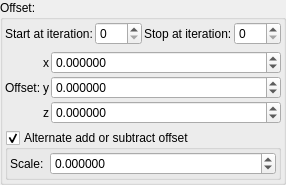
    <widget class="QGroupBox" name="groupBox_4">
     <property name="title">
      <string>Offset:</string>
     </property>
     <layout class="QVBoxLayout" name="verticalLayout_7">
      <property name="leftMargin">
       <number>2</number>
      </property>
      <property name="topMargin">
       <number>2</number>
      </property>
      <property name="rightMargin">
       <number>2</number>
      </property>
      <property name="bottomMargin">
       <number>2</number>
      </property>
      <item>
       <layout class="QGridLayout" name="gridLayout_83">
        <property name="spacing">
         <number>2</number>
        </property>
        <item row="2" column="3">
         <widget class="QLabel" name="label_53">
          <property name="text">
           <string>Stop at iteration:</string>
          </property>
         </widget>
        </item>
        <item row="2" column="4">
         <widget class="MySpinBox" name="spinboxInt_transf_stop_iterations_B">
          <property name="sizePolicy">
           <sizepolicy hsizetype="Preferred" vsizetype="Maximum">
            <horstretch>0</horstretch>
            <verstretch>0</verstretch>
           </sizepolicy>
          </property>
          <property name="maximum">
           <number>999</number>
          </property>
         </widget>
        </item>
        <item row="2" column="2">
         <widget class="MySpinBox" name="spinboxInt_transf_start_iterations_B">
          <property name="sizePolicy">
           <sizepolicy hsizetype="Minimum" vsizetype="Maximum">
            <horstretch>0</horstretch>
            <verstretch>0</verstretch>
           </sizepolicy>
          </property>
          <property name="minimum">
           <number>0</number>
          </property>
          <property name="maximum">
           <number>999</number>
          </property>
          <property name="value">
           <number>0</number>
          </property>
         </widget>
        </item>
        <item row="2" column="1">
         <widget class="QLabel" name="label_73">
          <property name="text">
           <string>Start at iteration:</string>
          </property>
         </widget>
        </item>
       </layout>
      </item>
      <item>
       <layout class="QGridLayout" name="gridLayout_63" columnstretch="0,0,0,1">
        <property name="spacing">
         <number>2</number>
        </property>
        <item row="2" column="1">
         <widget class="QLabel" name="label_255">
          <property name="text">
           <string>Offset:</string>
          </property>
         </widget>
        </item>
        <item row="3" column="3">
         <widget class="MyDoubleSpinBox" name="spinbox3_transf_addition_constant_z">
          <property name="sizePolicy">
           <sizepolicy hsizetype="Minimum" vsizetype="Maximum">
            <horstretch>0</horstretch>
            <verstretch>0</verstretch>
           </sizepolicy>
          </property>
          <property name="prefix">
           <string/>
          </property>
          <property name="suffix">
           <string/>
          </property>
          <property name="decimals">
           <number>6</number>
          </property>
          <property name="minimum">
           <double>-99.989999999999995</double>
          </property>
          <property name="maximum">
           <double>99.989999999999995</double>
          </property>
          <property name="singleStep">
           <double>0.100000000000000</double>
          </property>
         </widget>
        </item>
        <item row="1" column="2">
         <widget class="QLabel" name="label_117">
          <property name="text">
           <string notr="true">x</string>
          </property>
         </widget>
        </item>
        <item row="2" column="3">
         <widget class="MyDoubleSpinBox" name="spinbox3_transf_addition_constant_y">
          <property name="sizePolicy">
           <sizepolicy hsizetype="Minimum" vsizetype="Maximum">
            <horstretch>0</horstretch>
            <verstretch>0</verstretch>
           </sizepolicy>
          </property>
          <property name="prefix">
           <string/>
          </property>
          <property name="suffix">
           <string/>
          </property>
          <property name="decimals">
           <number>6</number>
          </property>
          <property name="minimum">
           <double>-99.989999999999995</double>
          </property>
          <property name="maximum">
           <double>99.989999999999995</double>
          </property>
          <property name="singleStep">
           <double>0.100000000000000</double>
          </property>
         </widget>
        </item>
        <item row="3" column="2">
         <widget class="QLabel" name="label_118">
          <property name="text">
           <string notr="true">z</string>
          </property>
         </widget>
        </item>
        <item row="2" column="2">
         <widget class="QLabel" name="label_113">
          <property name="text">
           <string notr="true">y</string>
          </property>
         </widget>
        </item>
        <item row="1" column="3">
         <widget class="MyDoubleSpinBox" name="spinbox3_transf_addition_constant_x">
          <property name="sizePolicy">
           <sizepolicy hsizetype="Minimum" vsizetype="Maximum">
            <horstretch>0</horstretch>
            <verstretch>0</verstretch>
           </sizepolicy>
          </property>
          <property name="prefix">
           <string/>
          </property>
          <property name="suffix">
           <string/>
          </property>
          <property name="decimals">
           <number>6</number>
          </property>
          <property name="minimum">
           <double>-99.989999999999995</double>
          </property>
          <property name="maximum">
           <double>99.989999999999995</double>
          </property>
          <property name="singleStep">
           <double>0.100000000000000</double>
          </property>
         </widget>
        </item>
       </layout>
      </item>
      <item>
       <widget class="MyGroupBox" name="groupCheck_transf_function_enabledAx_false">
        <property name="title">
         <string>Alternate add or subtract offset</string>
        </property>
        <property name="checkable">
         <bool>true</bool>
        </property>
        <layout class="QVBoxLayout" name="verticalLayout_10">
         <property name="leftMargin">
          <number>2</number>
         </property>
         <property name="topMargin">
          <number>2</number>
         </property>
         <property name="rightMargin">
          <number>2</number>
         </property>
         <property name="bottomMargin">
          <number>2</number>
         </property>
         <item>
          <layout class="QGridLayout" name="gridLayout" columnstretch="0,1">
           <item row="0" column="0">
            <widget class="QLabel" name="label_256">
             <property name="text">
              <string>Scale:</string>
             </property>
            </widget>
           </item>
           <item row="0" column="1">
            <widget class="MyDoubleSpinBox" name="spinbox_transf_scale_1">
             <property name="sizePolicy">
              <sizepolicy hsizetype="Minimum" vsizetype="Maximum">
               <horstretch>0</horstretch>
               <verstretch>0</verstretch>
              </sizepolicy>
             </property>
             <property name="prefix">
              <string/>
             </property>
             <property name="suffix">
              <string/>
             </property>
             <property name="decimals">
              <number>6</number>
             </property>
             <property name="minimum">
              <double>-99.989999999999995</double>
             </property>
             <property name="maximum">
              <double>99.989999999999995</double>
             </property>
             <property name="singleStep">
              <double>0.100000000000000</double>
             </property>
            </widget>
           </item>
          </layout>
         </item>
        </layout>
       </widget>
      </item>
     </layout>
    </widget>
